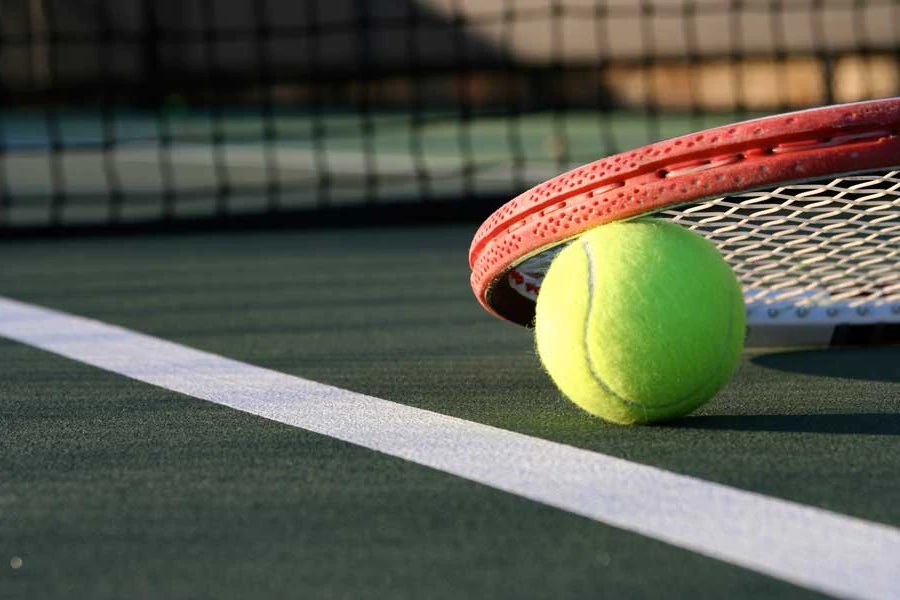
#> input picture modelos/tennis-raqueta.imagen-e1439887030593.webp, 900 x 600 px, given in place of the camera
$ python robotica.py
#> lines starting #> are read from the running program, lines starting #| are printed output that depends on the picture
from math import pi, sqrt, exp
import cv2
from cv2 import waitKey
from cv2 import minMaxLoc
import numpy as np
import time
cap = cv2.VideoCapture(0)

factorDimension = 100

cap.set(3, 3000)
cap.set(4, 3000)

while (True):

    ret, frame = cap.read()
#> frame is the input picture: shape (600, 900, 3); mean B, G, R 77, 90.6, 89.5
    image_grande = frame

    if ret == True:
        image_grande = frame
        try:

            width = int(image_grande.shape[1] * factorDimension / 100)
#> width = 900
            height = int(image_grande.shape[0] * factorDimension / 100)
#> height = 600

            dim = (width, height)
#> dim = (900, 600)

            ancho = width/2
#> ancho = 450
            largo = height/2
#> largo = 300

            cv2.line(frame, (0, int(largo)),
                     (width, int(largo)), (0, 255, 0), 4)
            cv2.line(frame, (int(ancho), 0),
                     (int(ancho), height), (0, 255, 0), 4)
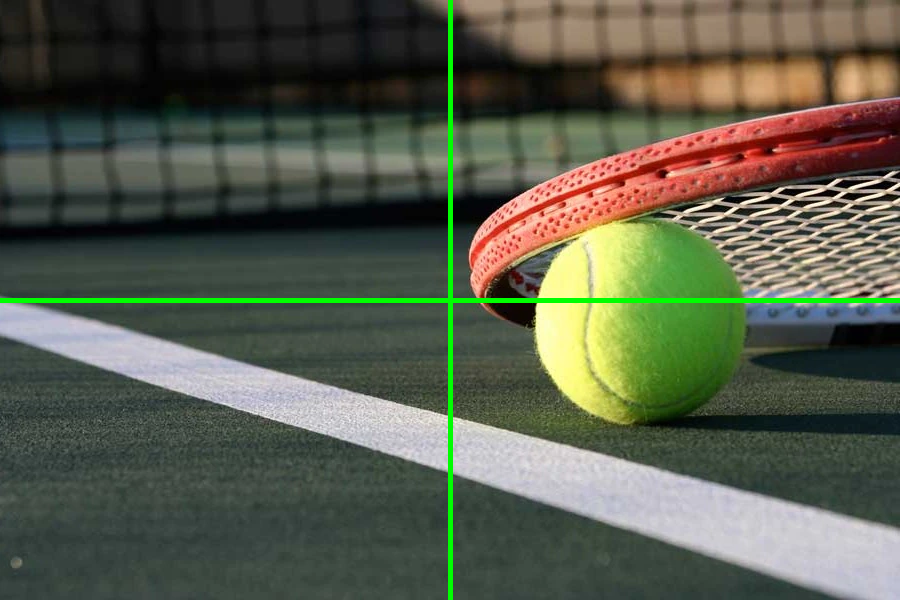
#> frame: shape (600, 900, 3); mean B, G, R 75.9, 92.8, 88.3

            image = cv2.resize(image_grande, dim, interpolation=cv2.INTER_AREA)
            gray = cv2.cvtColor(image, cv2.COLOR_BGR2GRAY)
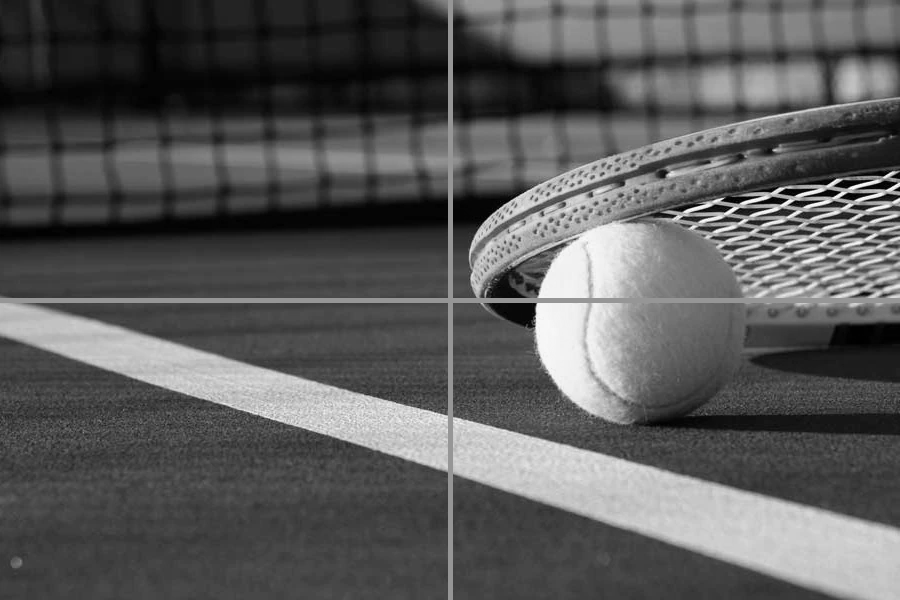
#> gray: shape (600, 900); min 0, max 254, mean 89.5
            gray2 = cv2.GaussianBlur(gray, (25, 25), 0)
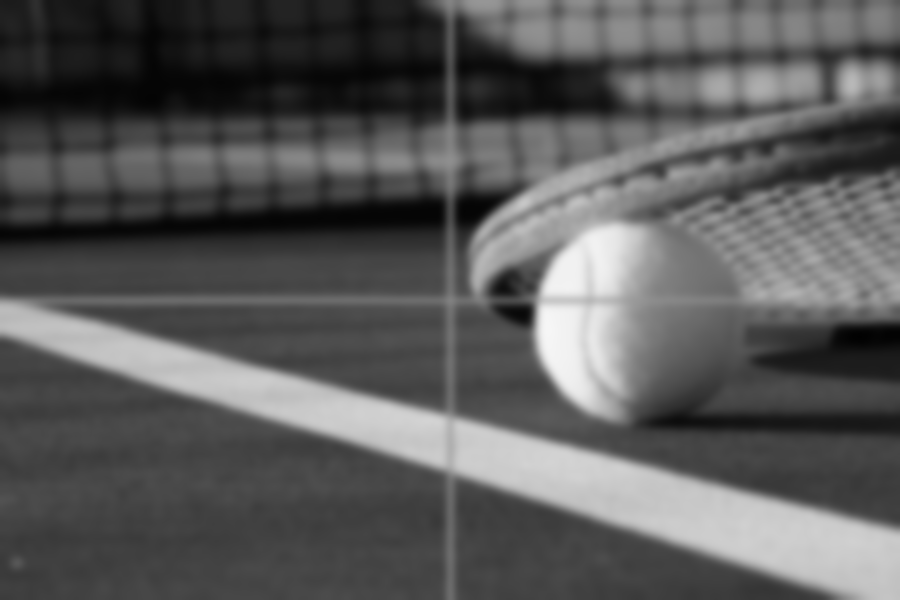
#> gray2: shape (600, 900); min 1, max 246, mean 89.5

            circles = cv2.HoughCircles(
                gray2, cv2.HOUGH_GRADIENT, 1, 150, param1=100, param2=30, minRadius=10, maxRadius=500)
#> circles = None
            circles = np.uint16(np.around(circles))

            for i in circles[0, :]:
                cv2.circle(image,  (i[0], i[1]), i[2], (0, 255, 0), 2)
                cv2.circle(image, (i[0], i[1]), 2, (0, 0, 255), 2)

                if (i[0] <= int(((ancho)*0.1)+ancho) and i[0] >= int(((ancho)*-0.1)+ancho)) and (i[1] <= int(((largo)*0.1)+largo) and i[1] >= int(((largo)*-0.1)+largo)):
                    # [4 lines of commented-out code are left out]
                    print("coincide")

                    cv2.line(image, (0, int(largo)),
                             (width, int(largo)), (255, 255, 0), 4)
                    cv2.line(image, (int(ancho), 0),
                             (int(ancho), height), (255, 255, 0), 4)

                else:
                    print("No coincide")

            circulos = np.uint16(np.around(circles))

            circulos = (sorted(circles[0], key=lambda x: x[2], reverse=True))
            cir = np.array(circulos)

            error = 0
            dato = []
            xi = []
            yi = []
            for i in cir:
                dato.append(i[2])
                xi.append(i[0])
                yi.append(i[1])

            areas = []
            for j in range(len(dato)):
                areas.append(round(dato[j]*2*pi, 2))

            base = [1280, 720]
            margen = []
            for x in range(len(dato)-1):
                margen.append(round((areas[x]-areas[x+1])/2, 2))
                error = ((max(dato)-min(dato))/(sqrt((len(base)*1.1))))

            total = 0
            y = 0
            ar = dato[0]*2*pi
            # print("areas",ar)
            distancia = exp(((-0.0022*ar)+5))
            distancia = round(distancia, 2)
            # print(distancia)

            for x in range(len(dato)):
                cv2.putText(image, str(distancia), (int(xi[x]), int(
                    yi[x])), cv2.FONT_HERSHEY_SIMPLEX, 2, (0, 0, 0), 2)

            cv2.imshow("Houghcircles", image)
            #print("circles", circles)

        except:
            width = int(image_grande.shape[1] * factorDimension / 100)
            height = int(image_grande.shape[0] * factorDimension / 100)

            dim = (width, height)
            frame = cv2.resize(image_grande, dim, interpolation=cv2.INTER_AREA)
            cv2.line(frame, (0, int(height/2)),
                     (width, int(height/2)), (0, 0, 255), 4)
            cv2.line(frame, (int(width/2), 0),
                     (int(width/2), height), (0, 0, 255), 4)
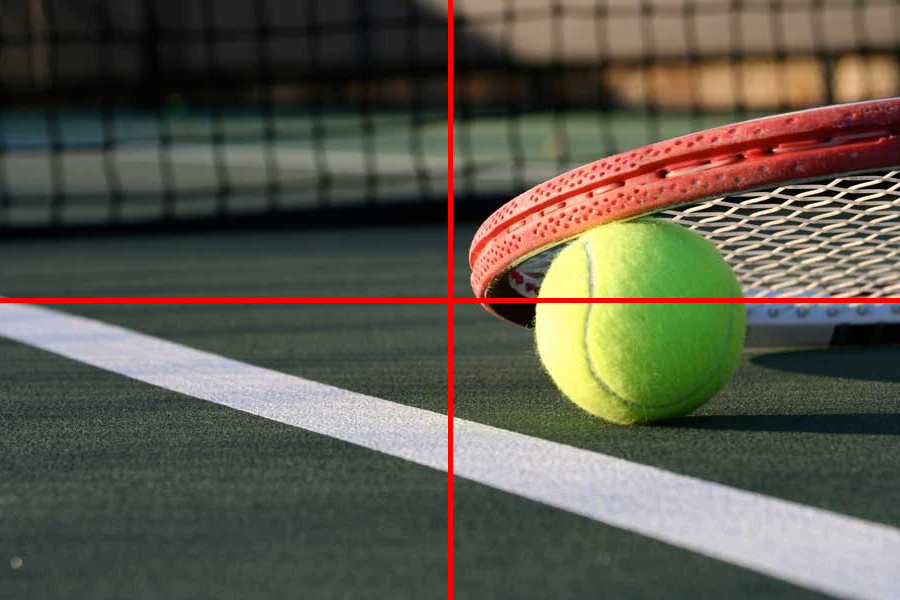
#> frame: shape (600, 900, 3); mean B, G, R 75.9, 89.2, 91.8

            cv2.imshow("Houghcircles", frame)
            time.sleep(0.05)

    else:
        break

cap.release()
cv2.destroyAllWindows()
